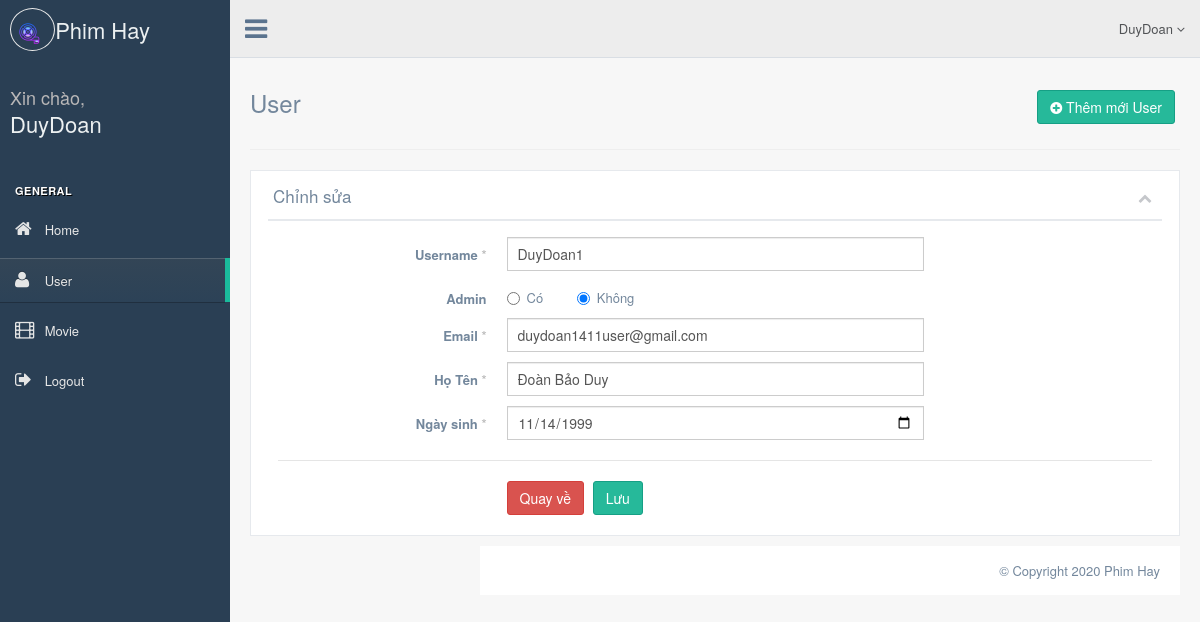
The page /admin/index.php?page=usermod&email=duydoan1411user@gmail.com (signed in) on the database its author committed.
### tables this page shows
CREATE TABLE USER(
    USERNAME VARCHAR(50) UNIQUE,
    PASSWORD VARCHAR(32),
    ISADMIN bit,
    EMAIL VARCHAR(100),
    HOTEN TEXT,
    NGAYSINH DATE,
    primary key (EMAIL)
);

### Model/DataUser.php (called while the page is built, shortened)
<?php
require_once __DIR__."/DatabaseConnect.php";
require_once  __DIR__."/../Class/User.php";
function getUser($email = "", $username = ""){
    $sql = "Select USERNAME, ISADMIN, EMAIL, HOTEN, NGAYSINH from USER WHERE EMAIL = :email or USERNAME = :username";
    global $conn;
    $stmt = $conn->prepare($sql);
    $stmt->bindParam(':email', $email, PDO::PARAM_STR);
    $stmt->bindParam(':username', $username, PDO::PARAM_STR);
    $stmt->setFetchMode(PDO::FETCH_CLASS, "User");
    $stmt->execute();
    $result = $stmt->fetch();
    return $result;
}
?>

### Controller/ControllerUser.php (called while the page is built, shortened)
<?php
require __DIR__."/../Model/DataUser.php";
class ControllerUser
{
    public function getUserFromEmail($email){
        return getUser($email);
    }
}

### Class/User.php (called while the page is built, shortened)
<?php
class User
{
    private $USERNAME;
    private $ISADMIN;
    private $EMAIL;
    private $HOTEN;
    private $NGAYSINH;
    public function getUSERNAME()
    {
        return $this->USERNAME;
    }
    public function getISADMIN()
    {
        return $this->ISADMIN;
    }
    public function getEMAIL()
    {
        return $this->EMAIL;
    }
    public function getHOTEN()
    {
        return $this->HOTEN;
    }
    public function getNGAYSINH()
    {
        return $this->NGAYSINH;
    }
}

### admin/index.php (the view, shortened to what this page needs)
<?php
require_once __DIR__."/../Controller/ControllerUser.php";
if (!isset($_SESSION['email'])){
    header("Location: " . (isset($_SERVER['HTTPS']) && $_SERVER['HTTPS'] === 'on' ? "https://" : "http://") . $_SERVER['HTTP_HOST'] . "/login.php");
    exit();
}  else{
    $controllerUser = new ControllerUser();
    $user = $controllerUser->getUserFromEmail($_SESSION['email']);
}
?>
<!DOCTYPE html>
<html lang="en">
  <head>
    <link href="asset/bootstrap/dist/css/bootstrap.min.css" rel="stylesheet" />
    <link href="css/font-awesome/css/font-awesome.min.css" rel="stylesheet" />
    <link href="css/custom.min.css" rel="stylesheet" />
    <link href="css/mycss.css" rel="stylesheet" />
      <link href="https://cdn.jsdelivr.net/npm/select2@4.1.0-beta.1/dist/css/select2.min.css" rel="stylesheet" />
    <link
      rel="stylesheet"
      type="text/css"
      href="DataTables/datatables.min.css"/>
  </head>
  <body class="nav-md">
    <div class="container body">
      <div class="main_container">
        <div class="col-md-3 left_col">
          <div class="left_col scroll-view">
            <div class="navbar nav_title" style="border: 0;">
              <a href="../admin/index.php" class="site_title">
                  <i>
                      <img
                        src="/img/logo.png"
                        alt="logo"
                        width="25px"
                        height="25px"/>
                  </i>
                <span>Phim Hay</span></a>
            </div>
            <div class="profile clearfix">
              <div class="profile_info">
                <span>Xin chào,</span>
                  <?php
                    echo "<h2>".$user->getUSERNAME()."</h2>";
                  ?>
              </div>
            </div>
            <br />
            <div
              id="sidebar-menu"
              class="main_menu_side hidden-print main_menu">
              <div class="menu_section">
                <h3>General</h3>
                <ul class="nav side-menu">
                    <?php
                    if (!isset($_REQUEST['page'])){
                        echo "<li class=\"active\">";
                    }else echo "<li>";
                    ?>
                    <a href="../admin/"><i class="fa fa-home"></i> Home</a>
                  </li>
                    <?php
                    if (isset($_REQUEST['page']) && (strcmp($_REQUEST['page'], "user") == 0 || strcmp($_REQUEST['page'], "usermod") == 0)){
                        echo "<li class=\"active\">";
                    }else echo "<li>";
                    ?>
                    <a href="../admin/index.php?page=user"><i class="fa fa-user"></i> User</a>
                  </li>
                    <?php
                    if (isset($_REQUEST['page']) && strcmp($_REQUEST['page'], "movie") == 0 && strcmp($_REQUEST['page'], "moviemod")){
                        echo "<li class=\"active\">";
                    }else echo "<li>";
                    ?>
                    <a href="../admin/index.php?page=movie"><i class="fa fa-film"></i> Movie</a>
                  </li>
                  <li>
                    <a href="../login.php?logout=true">
                        <i class="fa fa-sign-out"></i>
                            Logout
                    </a>
                  </li>
                </ul>
              </div>
            </div>
          </div>
        </div>
        <div class="top_nav">
          <div class="nav_menu">
            <nav>
              <div class="nav toggle">
                <a id="menu_toggle"><i class="fa fa-bars"></i></a>
              </div>
              <ul class="nav navbar-nav navbar-right">
                <li>
                  <a
                    href="javascript:;"
                    class="user-profile dropdown-toggle"
                    data-toggle="dropdown"
                    aria-expanded="false"
                  >
                      <?php
                      echo $user->getUSERNAME();
                      ?>
                    <span class="fa fa-angle-down"></span>
                  </a>
                </li>
              </ul>
            </nav>
          </div>
        </div>
        <div class="right_col" role="main">
          <div class="page-header zvn-page-header clearfix">
            <div class="zvn-page-header-title">
              <?php
              if (isset($_REQUEST['page'])){
                  switch ($_REQUEST['page']){
                      case 'user':
                      case 'usermod':
                          echo "
                                <h3>User</h3>
                            </div>
                            <div class=\"zvn-add-new pull-right\">
                                <a href=\"index.php?page=usermod\" class=\"btn btn-success\">
                                    <i class=\"fa fa-plus-circle\"></i>
                                        Thêm mới User
                                </a>
                            </div>";
                          break;
                  }
              }else echo "<h3>Home</h3>
                                </div>";
              ?>
          </div>
            <?php
                if (isset($_REQUEST['page'])){
                    switch ($_REQUEST['page']){
                        case 'usermod':
                            require_once __DIR__."/formUser.php";
                            break;
                    }
                }
            ?>
        </div>
        <footer>
          <div class="pull-right">
            © Copyright 2020 Phim Hay
          </div>
          <div class="clearfix"></div>
        </footer>
      </div>
    </div>
  </body>
</html>

### admin/formUser.php (shortened to what this page needs)
<?php
if (!isset($_SESSION['email'])){
    header("Location: " . (isset($_SERVER['HTTPS']) && $_SERVER['HTTPS'] === 'on' ? "https://" : "http://") . $_SERVER['HTTP_HOST'] . "/login.php");
    exit();
}  else{
    $controllerUser = new ControllerUser();
    $user = $controllerUser->getUserFromEmail($_SESSION['email']);
}
    $username = "";
    $admin = "0";
    $email = "";
    $hoTen = "";
    $ngaySinh = "";
    if (isset($_REQUEST['email'])){
        try {
            $user = $controllerUser->getUserFromEmail($_REQUEST['email']);
        }catch (Exception $e){
        }
        if ($user){
            $username = $user->getUSERNAME();
            $admin = $user->getISADMIN();
            $email = $user->getEMAIL();
            $hoTen = $user->getHOTEN();
            $ngaySinh = $user->getNGAYSINH();
        }
    }
?>
          <div class="row">
            <div class="col-md-12 col-sm-12 col-xs-12">
              <div class="x_panel">
                <div class="x_title">
                    <?php
                    if (isset($_REQUEST['email'])){
                        echo "<h2>Chỉnh sửa</h2>";
                    }else echo "<h2>Thêm mới</h2>";
                    ?>
                  <ul class="nav navbar-right panel_toolbox">
                    <li class="pull-right">
                      <a class="collapse-link"
                        ><i class="fa fa-chevron-up"></i
                      ></a>
                    </li>
                  </ul>
                  <div class="clearfix"></div>
                <div class="x_content">
                  <br />
                  <form
                    action="index.php?page=usermod&type=add_mod"
                    method="post"
                    id="demo-form2"
                    data-parsley-validate
                    class="form-horizontal form-label-left">
                    <div class="form-group">
                      <label
                        class="control-label col-md-3 col-sm-3 col-xs-12"
                        for="username"
                        >Username
                        <span class="required">*</span>
                      </label>
                      <div class="col-md-6 col-sm-6 col-xs-12">
                          <?php
                            echo "<input
                                      type=\"text\"
                                      id=\"username\"
                                      required=\"required\"
                                      name='username'
                                      value='$username'
                                      class=\"form-control col-md-7 col-xs-12\"
                                    />";
                          ?>
                      </div>
                    </div>
                    <div class="form-group">
                      <label class="control-label col-md-3 col-sm-3 col-xs-12">Admin</label>
                      <div class="col-md-6 col-sm-6 col-xs-12">
                          <?php
                            if (strcmp($admin, '1') == 0){
                                echo "<div class=\"radio radio-inline\">
                          <label>
                            <input
                              type=\"radio\"
                              name=\"isadmin\"
                              value='1'
                              checked=\"checked\"
                            />
                            <i class=\"helper\"></i>Có
                          </label>
                        </div>
                        <div class=\"radio radio-inline\">
                          <label>
                            <input type=\"radio\" name=\"isadmin\" value='0'/>
                            <i class=\"helper\"></i>Không
                          </label>
                        </div>";
                            }else{
                                echo "<div class=\"radio radio-inline\">
                          <label>
                            <input
                              type=\"radio\"
                              name=\"isadmin\"
                              value='1'
                            />
                            <i class=\"helper\"></i>Có
                          </label>
                        </div>
                        <div class=\"radio radio-inline\">
                          <label>
                            <input type=\"radio\" name=\"isadmin\" checked=\"checked\" value='0'/>
                            <i class=\"helper\"></i>Không
                          </label>
                        </div>";
                            }
                          ?>
                      </div>
                    </div>
                    <div class="form-group">
                      <label
                        class="control-label col-md-3 col-sm-3 col-xs-12"
                        for="email">Email
                        <span class="required">*</span>
                      </label>
                      <div class="col-md-6 col-sm-6 col-xs-12">
                          <?php
                          echo "<input
                          type=\"email\"
                          id=\"email\"
                          name='email'
                          value='$email'
                          required=\"required\"
                          placeholder=\"Nhập Email\"
                          class=\"form-control col-md-7 col-xs-12\"
                        />";
                          ?>
                      </div>
                    </div>
                    <div class="form-group">
                      <label
                        class="control-label col-md-3 col-sm-3 col-xs-12"
                        for="name"
                        >Họ Tên
                        <span class="required">*</span>
                      </label>
                      <div class="col-md-6 col-sm-6 col-xs-12">
                          <?php
                          echo "<input
                          type=\"text\"
                          name='hoten'
                          id=\"name\"
                          value='$hoTen'
                          required=\"required\"
                          class=\"form-control col-md-7 col-xs-12\"
                        />";
                          ?>
                      </div>
                    </div>
                    <div class="form-group">
                      <label
                        class="control-label col-md-3 col-sm-3 col-xs-12"
                        for="birthday"
                        >Ngày sinh
                        <span class="required">*</span>
                      </label>
                      <div class="col-md-6 col-sm-6 col-xs-12">
                          <?php
                          echo "<input
                          type=\"date\"
                          name='ngaysinh'
                          id=\"birthday\"
                          value='$ngaySinh'
                          required=\"required\"
                          class=\"form-control col-md-7 col-xs-12\"/>";
                          ?>
                      </div>
                    </div>
                    <div class="ln_solid"></div>
                    <div class="form-group">
                      <div class="col-md-6 col-sm-6 col-xs-12 col-md-offset-3">
                        <a class="btn btn-danger" type="button" href="index.php?page=user">
                          Quay về
                        </a>
                        <button type="submit" class="btn btn-success">
                          Lưu
                        </button>
                      </div>
                    </div>
                  </form>
                </div>
              </div>
            </div>
          </div>

### admin/css/mycss.css (style rules this page uses)
* { padding: 0; margin: 0; }
html { height: 100vh; }
.page-header.zvn-page-header { padding-top: 40px; padding-bottom: 20px; }
.zvn-page-header-title h3 { margin: 0; }
.zvn-page-header-title { display: inline-block; }
.main_menu_side { margin-top: 20px; }
.radio-inline { padding-left: 0; padding-right: 20px; }

### rows shown on the page
user: USERNAME "DuyDoan"
user: username "DuyDoan1", email "duydoan1411user@gmail.com", hoten "Đoàn Bảo Duy", ngaysinh "11/14/1999"
